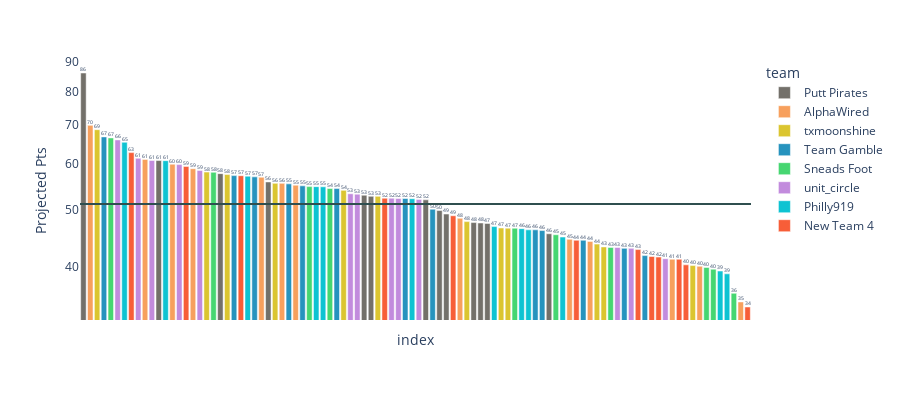

The notebook cell saved with this chart:
### Code cell
px.bar(week.sort_values(by = 'proj_pts',ascending=False).reset_index(drop=True),
      y = 'proj_pts',
      color = 'team',
      color_discrete_map=team_color,
      labels = {'_index':"", 'proj_pts':'Projected Pts'},
      text_auto = ",.0f",
      template = 'plotly_white',
      height=400,
      log_y=True,
      hover_name='player'
      ).add_hline(y=week.proj_pts.mean(),line_color='darkslategrey'
                                   ).update_xaxes(showticklabels=False
                                                  ).update_yaxes(showgrid=False)

### Figure 1 — Plotly figure (JSON) as saved in the notebook; plotly's stock layout.template omitted (floating-point values rounded to 4 significant figures)
{"data": [{"alignmentgroup": "True", "hovertemplate": "<b>%{hovertext}</b><br><br>team=Putt Pirates<br>index=%{x}<br>Projected Pts=%{y}<extra></extra>", "hovertext": ["Scheffler, Scottie", "Zalatoris, Will", "Grillo, Emiliano", "Theegala, Sahith", "Taylor, Nick", "Bezuidenhout, Christiaan", "Mitchell, Keith", "Davis, Cameron", "Hisatsune, Ryo", "Kitayama, Kurt", "Young, Carson", "Horschel, Billy", "Silverman, Ben"], "legendgroup": "Putt Pirates", "marker": {"color": "rgb(115,112,106)", "pattern": {"shape": ""}}, "name": "Putt Pirates", "offsetgroup": "Putt Pirates", "orientation": "v", "showlegend": true, "textposition": "auto", "texttemplate": "%{y:,.0f}", "type": "bar", "x": [0, 11, 20, 27, 41, 42, 50, 52, 53, 57, 58, 59, 68], "xaxis": "x", "y": [86.04, 60.85, 57.78, 55.91, 53.05, 52.82, 52.09, 49.93, 49.24, 47.61, 47.53, 47.43, 45.55], "yaxis": "y"}, {"alignmentgroup": "True", "hovertemplate": "<b>%{hovertext}</b><br><br>team=AlphaWired<br>index=%{x}<br>Projected Pts=%{y}<extra></extra>", "hovertext": ["Schauffele, Xander", "Burns, Sam", "Spieth, Jordan", "Rai, Aaron", "Day, Jason", "English, Harris", "Harman, Brian", "Rodgers, Patrick", "Kuchar, Matt", "Spaun, J.J.", "Detry, Thomas", "Montgomery, Taylor", "Yuan, Carl"], "legendgroup": "AlphaWired", "marker": {"color": "rgb(247,160,93)", "pattern": {"shape": ""}}, "name": "AlphaWired", "offsetgroup": "AlphaWired", "orientation": "v", "showlegend": true, "textposition": "auto", "texttemplate": "%{y:,.0f}", "type": "bar", "x": [1, 9, 13, 16, 26, 29, 31, 55, 71, 74, 86, 90, 96], "xaxis": "x", "y": [69.94, 61.12, 59.98, 58.92, 56.96, 55.6, 55.2, 48.42, 44.56, 44.19, 41.18, 40.05, 34.78], "yaxis": "y"}, {"alignmentgroup": "True", "hovertemplate": "<b>%{hovertext}</b><br><br>team=txmoonshine<br>index=%{x}<br>Projected Pts=%{y}<extra></extra>", "hovertext": ["Morikawa, Collin", "Hadwin, Adam", "Kim, Tom", "Todd, Brendon", "Poston, J.T.", "Bradley, Keegan", "Hojgaard, Nicolai", "Thompson, Davis", "Hubbard, Mark", "McNealy, Maverick", "Smalley, Alex", "Fox, Ryan"], "legendgroup": "txmoonshine", "marker": {"color": "rgb(219,197,48)", "pattern": {"shape": ""}}, "name": "txmoonshine", "offsetgroup": "txmoonshine", "orientation": "v", "showlegend": true, "textposition": "auto", "texttemplate": "%{y:,.0f}", "type": "bar", "x": [2, 18, 21, 28, 38, 43, 56, 61, 62, 75, 76, 89], "xaxis": "x", "y": [68.75, 58.14, 57.57, 55.6, 54.08, 52.81, 47.79, 46.6, 46.57, 43.72, 43.24, 40.16], "yaxis": "y"}, {"alignmentgroup": "True", "hovertemplate": "<b>%{hovertext}</b><br><br>team=Team Gamble<br>index=%{x}<br>Projected Pts=%{y}<extra></extra>", "hovertext": ["Hovland, Viktor", "Hoge, Tom", "An, Byeong Hun", "Ghim, Doug", "Cole, Eric", "Clark, Wyndham", "Jaeger, Stephan", "Pavon, Matthieu", "Schenk, Adam", "Svensson, Adam", "Griffin, Ben", "Hadley, Chesson", "Kim, Michael"], "legendgroup": "Team Gamble", "marker": {"color": "rgb(38,147,190)", "pattern": {"shape": ""}}, "name": "Team Gamble", "offsetgroup": "Team Gamble", "orientation": "v", "showlegend": true, "textposition": "auto", "texttemplate": "%{y:,.0f}", "type": "bar", "x": [3, 22, 25, 30, 32, 37, 47, 51, 66, 67, 73, 79, 82], "xaxis": "x", "y": [66.82, 57.33, 57.05, 55.49, 55.06, 54.47, 52.36, 50.19, 46.26, 46.13, 44.39, 42.99, 41.78], "yaxis": "y"}, {"alignmentgroup": "True", "hovertemplate": "<b>%{hovertext}</b><br><br>team=Sneads Foot<br>index=%{x}<br>Projected Pts=%{y}<extra></extra>", "hovertext": ["McIlroy, Rory", "Finau, Tony", "Glover, Lucas", "Scott, Adam", "Fowler, Rickie", "Ryder, Sam", "Hughes, Mackenzie", "Moore, Ryan", "Hardy, Nick", "Dunlap, Nick"], "legendgroup": "Sneads Foot", "marker": {"color": "rgb(70,214,113)", "pattern": {"shape": ""}}, "name": "Sneads Foot", "offsetgroup": "Sneads Foot", "orientation": "v", "showlegend": true, "textposition": "auto", "texttemplate": "%{y:,.0f}", "type": "bar", "x": [4, 19, 33, 36, 63, 69, 77, 91, 92, 95], "xaxis": "x", "y": [66.55, 58.09, 54.89, 54.48, 46.56, 45.37, 43.15, 39.86, 39.59, 35.99], "yaxis": "y"}, {"alignmentgroup": "True", "hovertemplate": "<b>%{hovertext}</b><br><br>team=unit_circle<br>index=%{x}<br>Projected Pts=%{y}<extra></extra>", "hovertext": ["Cantlay, Patrick", "Lowry, Shane", "Conners, Corey", "Fleetwood, Tommy", "Matsuyama, Hideki", "Noren, Alex", "Lee, Min Woo", "McCarthy, Denny", "Eckroat, Austin", "Straka, Sepp", "Knapp, Jake", "Norrman, Vincent", "Pendrith, Taylor"], "legendgroup": "unit_circle", "marker": {"color": "rgb(194,139,221)", "pattern": {"shape": ""}}, "name": "unit_circle", "offsetgroup": "unit_circle", "orientation": "v", "showlegend": true, "textposition": "auto", "texttemplate": "%{y:,.0f}", "type": "bar", "x": [5, 8, 10, 14, 17, 39, 40, 45, 46, 49, 78, 80, 85], "xaxis": "x", "y": [66.03, 61.39, 60.87, 59.88, 58.53, 53.36, 53.27, 52.43, 52.36, 52.17, 43.14, 42.99, 41.27], "yaxis": "y"}, {"alignmentgroup": "True", "hovertemplate": "<b>%{hovertext}</b><br><br>team=Philly919<br>index=%{x}<br>Projected Pts=%{y}<extra></extra>", "hovertext": ["Henley, Russell", "Homa, Max", "Im, Sungjae", "Putnam, Andrew", "Kirk, Chris", "Hossler, Beau", "List, Luke", "Duncan, Tyler", "Rose, Justin", "Lower, Justin", "Kim, Seonghyeon", "Higgo, Garrick"], "legendgroup": "Philly919", "marker": {"color": "rgb(14,195,210)", "pattern": {"shape": ""}}, "name": "Philly919", "offsetgroup": "Philly919", "orientation": "v", "showlegend": true, "textposition": "auto", "texttemplate": "%{y:,.0f}", "type": "bar", "x": [6, 12, 24, 34, 35, 48, 60, 64, 65, 70, 93, 94], "xaxis": "x", "y": [65.42, 60.82, 57.2, 54.88, 54.85, 52.33, 46.86, 46.48, 46.26, 44.96, 39.3, 38.87], "yaxis": "y"}, {"alignmentgroup": "True", "hovertemplate": "<b>%{hovertext}</b><br><br>team=New Team 4<br>index=%{x}<br>Projected Pts=%{y}<extra></extra>", "hovertext": ["Thomas, Justin", "Aberg, Ludvig", "Young, Cameron", "Van Rooyen, Erik", "Bhatia, Akshay", "Moore, Taylor", "Wu, Brandon", "NeSmith, Matthew", "Macintyre, Robert", "Suh, Justin", "Wu, Dylan", "Villegas, Camilo"], "legendgroup": "New Team 4", "marker": {"color": "rgb(247,94,56)", "pattern": {"shape": ""}}, "name": "New Team 4", "offsetgroup": "New Team 4", "orientation": "v", "showlegend": true, "textposition": "auto", "texttemplate": "%{y:,.0f}", "type": "bar", "x": [7, 15, 23, 44, 54, 72, 81, 83, 84, 87, 88, 97], "xaxis": "x", "y": [62.79, 59.46, 57.31, 52.43, 48.91, 44.39, 42.79, 41.63, 41.53, 41.17, 40.28, 34.09], "yaxis": "y"}], "layout": {"barmode": "relative", "height": 400, "legend": {"title": {"text": "team"}, "tracegroupgap": 0}, "margin": {"t": 60}, "shapes": [{"line": {"color": "darkslategrey"}, "type": "line", "x0": 0, "x1": 1, "xref": "x domain", "y0": 51.22, "y1": 51.22, "yref": "y"}], "xaxis": {"anchor": "y", "domain": [0, 1], "showticklabels": false, "title": {"text": "index"}}, "yaxis": {"anchor": "x", "domain": [0, 1], "showgrid": false, "title": {"text": "Projected Pts"}, "type": "log"}}}
